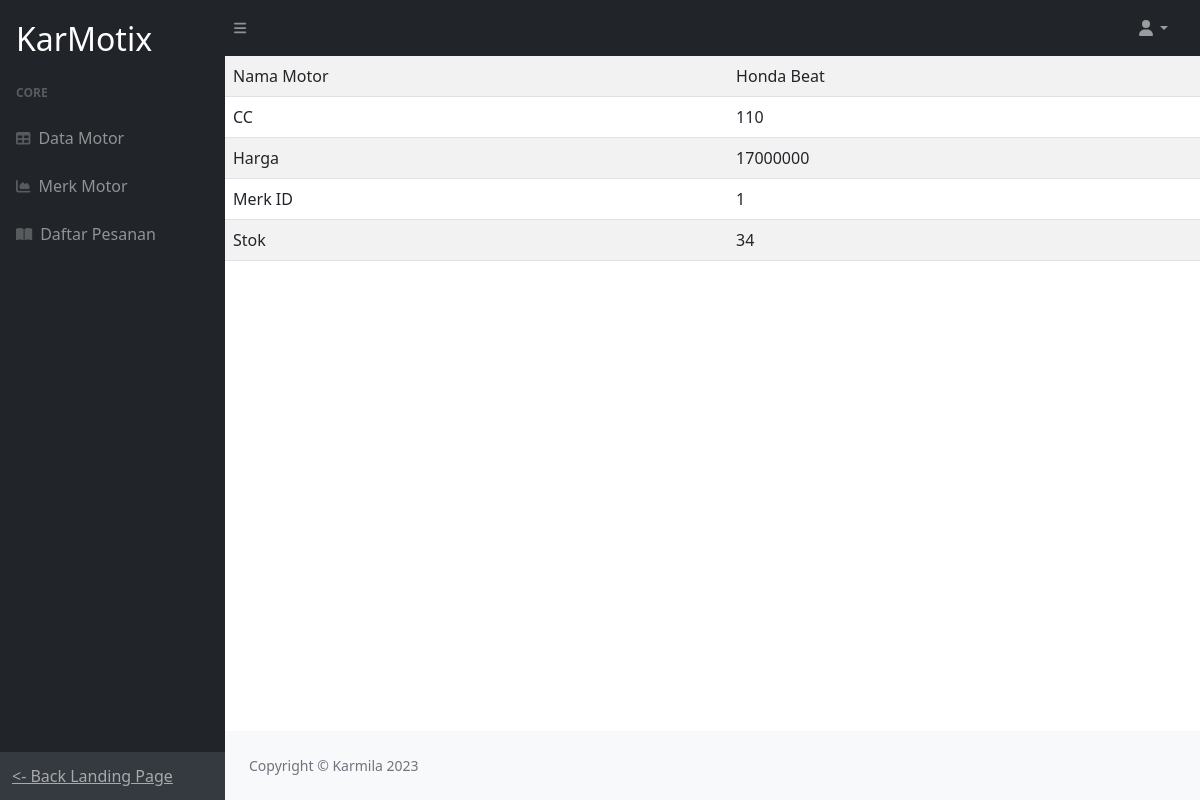
/ds/view_data_motor.php?id=1, run on the app's committed database.
### tables this page shows
CREATE TABLE `motor` (
  `id` int(11) NOT NULL,
  `nama_motor` varchar(191) NOT NULL,
  `cc` int(11) NOT NULL,
  `harga` int(45) NOT NULL,
  `merk_id` int(45) NOT NULL,
  `stok` int(11) NOT NULL
);

### ds/view_data_motor.php (the view)
<?php include_once ("layout/header.php"); ?>
<?php include_once ("layout/menu.php"); ?>
<?php include_once ("db_toko_motor.php"); ?>
<?php
    $_id = $_GET['id'];
    $sql = "SELECT * FROM motor WHERE id=?";
    $st = $db->prepare($sql);
    $st->execute([$_id]);
    $row = $st->fetch();
?>
<table class="table table-striped">
    <tbody>
        <tr><td>Nama Motor</td><td><?=$row['nama_motor']?></td></tr>
        <tr><td>CC</td><td><?=$row['cc']?></td></tr>
        <tr><td>Harga</td><td><?=$row['harga']?></td></tr>
        <tr><td>Merk ID</td><td><?=$row['merk_id']?></td></tr>
        <tr><td>Stok</td><td><?=$row['stok']?></td></tr>
    </tbody>
</table>
 <?php require_once "layout/footer.php";?>

### data on the page
motor: nama_motor "Honda Beat", cc "110", harga "17000000", merk "1", stok "34"
